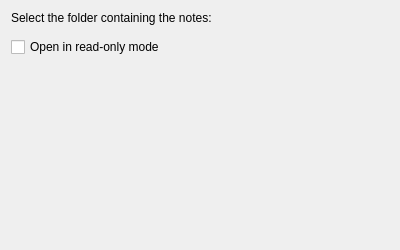
<?xml version="1.0" encoding="UTF-8"?>
<ui version="4.0">
 <author>Till Adam &lt;adam@kde.org&gt;</author>
 <class>ConfigDialog</class>
 <widget class="QWidget" name="ConfigDialog">
  <property name="geometry">
   <rect>
    <x>0</x>
    <y>0</y>
    <width>400</width>
    <height>250</height>
   </rect>
  </property>
  <property name="windowTitle">
   <string>Notes Directory Settings</string>
  </property>
  <layout class="QVBoxLayout" name="verticalLayout">
   <item>
    <widget class="QLabel" name="label">
     <property name="text">
      <string>Select the folder containing the notes:</string>
     </property>
    </widget>
   </item>
   <item>
    <widget class="KUrlRequester" name="kcfg_Path"/>
   </item>
   <item>
    <widget class="QCheckBox" name="kcfg_ReadOnly">
     <property name="text">
      <string>Open in read-only mode</string>
     </property>
    </widget>
   </item>
   <item>
    <widget class="QLabel" name="statusLabel">
     <property name="text">
      <string/>
     </property>
    </widget>
   </item>
   <item>
    <spacer name="verticalSpacer">
     <property name="orientation">
      <enum>Qt::Vertical</enum>
     </property>
     <property name="sizeHint" stdset="0">
      <size>
       <width>20</width>
       <height>13</height>
      </size>
     </property>
    </spacer>
   </item>
  </layout>
 </widget>
 <customwidgets>
  <customwidget>
   <class>KUrlRequester</class>
   <extends>QFrame</extends>
   <header>kurlrequester.h</header>
  </customwidget>
 </customwidgets>
 <resources/>
 <connections/>
</ui>
